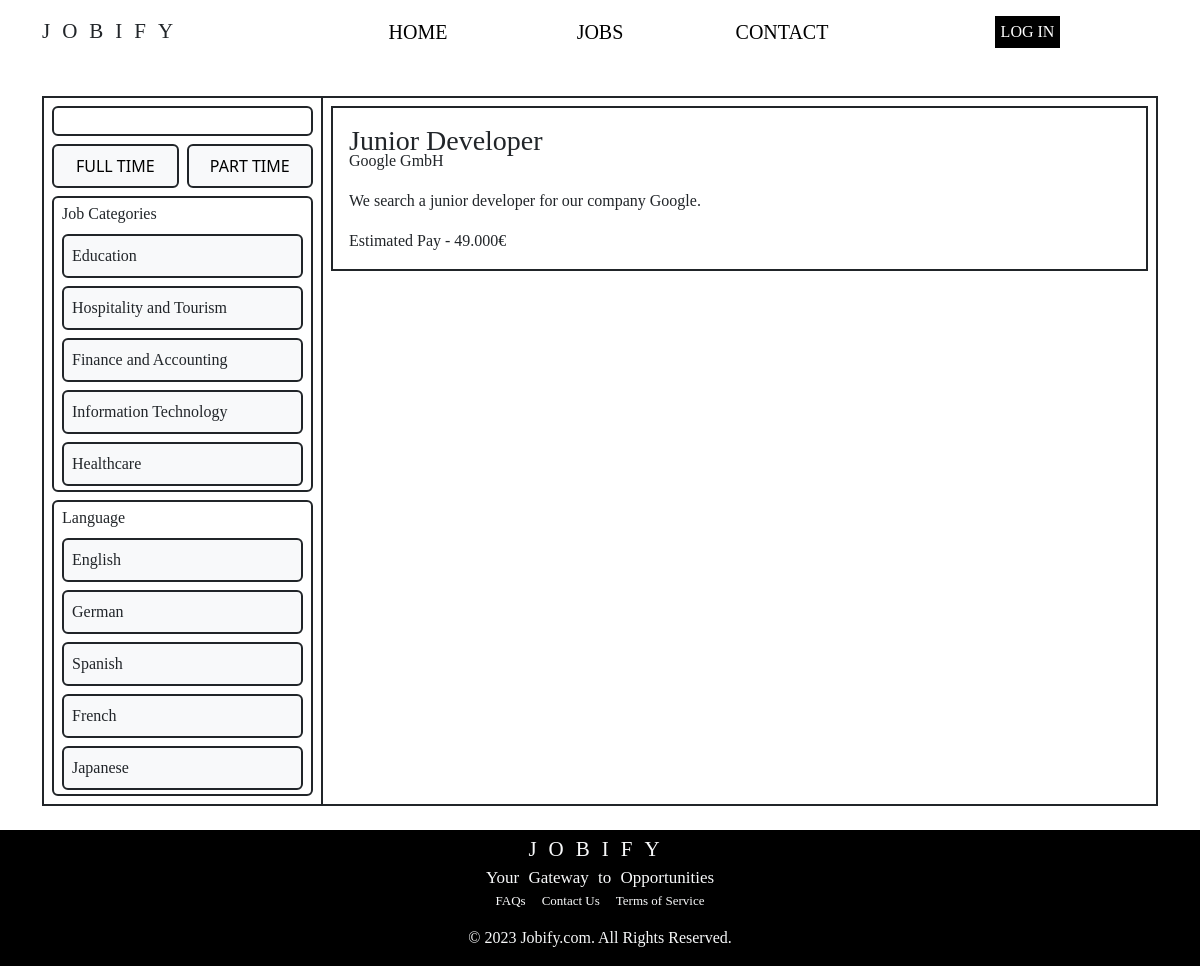
The app's page /jobs, older data.
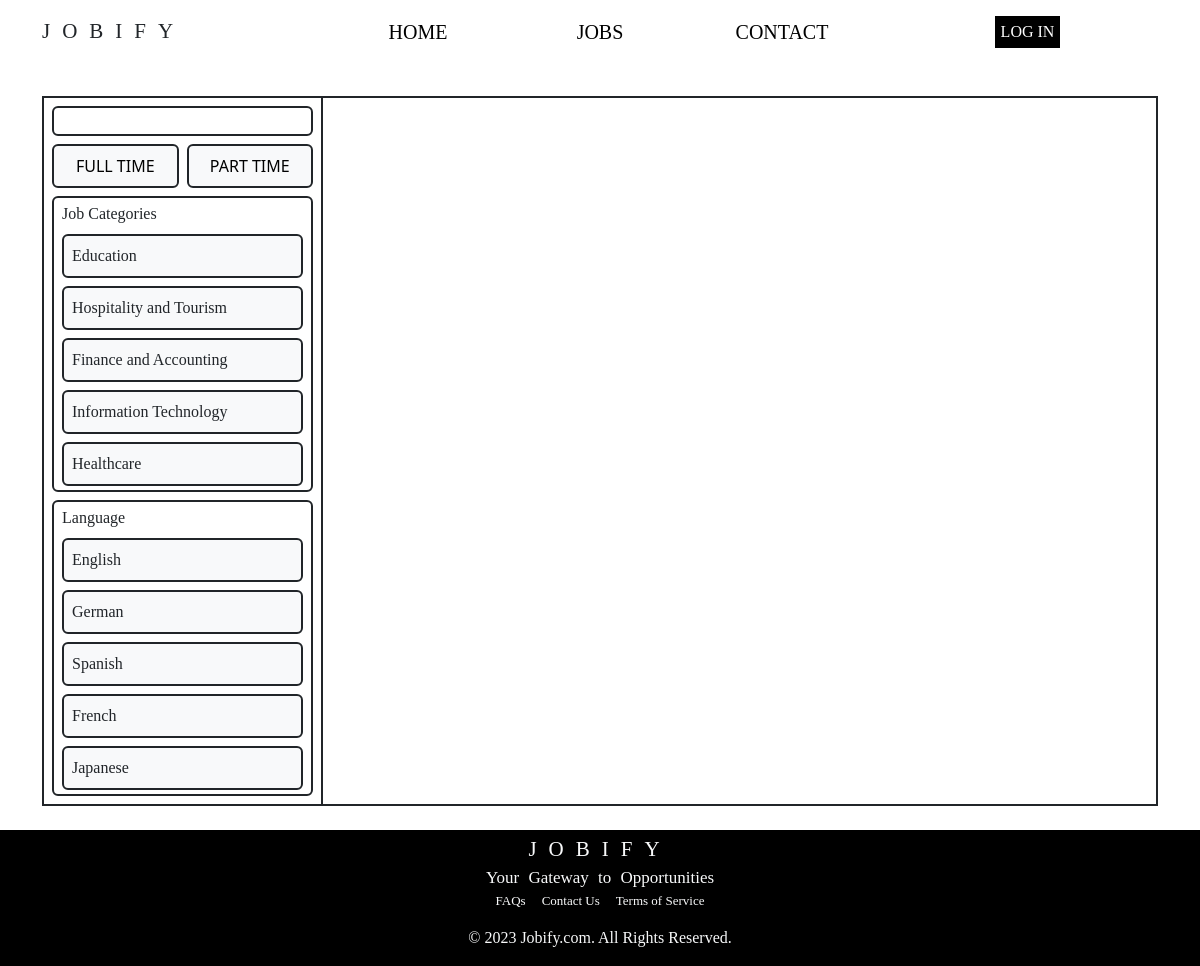
The same page, newer data.
### main/models.py (models this page shows, shortened)
class categories(models.Model):
    id = models.IntegerField(primary_key=True, unique=True),
    name = models.CharField(max_length=64)

class languages(models.Model):
    id = models.IntegerField(primary_key=True, unique=True),
    name = models.CharField(max_length=64)

class job_offers(models.Model):
    user = models.ForeignKey(User, on_delete=models.CASCADE)
    title = models.CharField(max_length=64)
    id = models.IntegerField(primary_key=True, unique=True),
    category = models.ForeignKey(categories, on_delete=models.CASCADE)
    pay = models.CharField(max_length=64)
    languages = models.ForeignKey(languages, on_delete=models.CASCADE)
    company = models.CharField(max_length=64)
    description = models.CharField(max_length=512)
    post_date = models.DateTimeField(auto_now=True)
    part_time = models.BooleanField(default=False)

### main/views.py (the view)
# urls.py: path("jobs", views.jobs, name="jobs"),
def jobs(request):
    return render(request, "main/jobs.html", {
        "user":request.user,
        "categories":categories.objects.all(),
        "languages":languages.objects.all(),
        "jobs":job_offers.objects.all()
    })

### main/templates/main/jobs.html (shortened to what this page needs)
{% extends 'main/layout.html' %}
{% block body %}
<div class="container d-flex justify-content-center main-block mt-2 mb-4">
    <div class="row w-100">
        <div id="searchWindow" class="col-md-3 col-5 d-flex flex-column align-items-center gap-2 p-2 border border-2 border-dark border-end-0">
            <div class="d-flex w-100">
                <input id="searchInput" class="border border-dark border-2 rounded ps-2 main-font w-100" type="text">
            </div>
            <div id="timeContainer" class="d-flex w-100 gap-2">
                <button id="optionsBtn" value="False" class="p-2 w-100 bg-light border border-dark border-2 rounded">FULL TIME</button>
                <button id="optionsBtn" value="True" class="p-2 w-100 bg-light border border-dark border-2 rounded">PART TIME</button>
            </div>
            {% if categories %}
            <div id="categoryContainer" class="d-flex flex-column gap-2 border border-dark border-2 rounded px-2 py-1 w-100">
                <div class="d-flex">
                    <p class="main-font m-0">Job Categories</p>
                </div>
                {% for category in categories %}
                    <div id="optionsBtn" class="p-2 w-100 bg-light border border-dark border-2 rounded">
                        <p id="selectable_categories" class="main-font m-0">{{ category.name }}</p>
                    </div>
                {% endfor %}
            </div>
            {% endif %}
            {% if languages %}
            <div id="langaugeContainer" class="d-flex flex-column w-100 px-2 py-1 border border-dark border-2 rounded gap-2">
                <div class="d-flex">
                    <p class="main-font m-0">Language</p>
                </div>
                {% for language in languages %}
                    <div id="optionsBtn" class="p-2 w-100 bg-light border border-dark border-2 rounded">
                        <p id="selectable_languages" class="main-font m-0">{{ language.name }}</p>
                    </div>
                {% endfor %}
            </div>
            {% endif %}
        </div>
        <div id="searchEntries" class="col-md-9 col d-flex flex-column border border-2 border-dark p-2 gap-2">
            {% for job in jobs %}
            <a class="text-decoration-none text-dark" href="{% url 'jobPage' job.id %}">
            <div id="jobEntrie" style="height:fit-content;" class="d-flex flex-column border border-2 border-dark p-3">
                <p id="jobTitle" style="margin-bottom: -8px;" class="main-font h3">{{ job.title }}</p>
                <p class="main-font">{{ job.company }}</p>
                <p class="main-font">{{ job.description }}</p>
                <p class="main-font m-0">Estimated Pay - {{ job.pay }}</p>
            </div>
            </a>
            {% endfor %}
        </div>
    </div>
</div>
{% endblock %}

### main/templates/main/layout.html (shortened to what this page needs)
<!DOCTYPE html>
<html lang="en">
<head>
    {% load static %}
    <link href="https://fonts.cdnfonts.com/css/iceland" rel="stylesheet">
    <link href="https://cdn.jsdelivr.net/npm/bootstrap@5.3.1/dist/css/bootstrap.min.css" rel="stylesheet">
    <link rel="stylesheet" type="text/css" href="{% static 'main/styles.css' %}">
</head>
<body>
    <nav>
        <div id="navbar" class="container-fluid container-md py-3">
            <div class="row">
                <div class="col-3 d-flex align-items-center">
                    <a class="text-decoration-none text-dark" href="{% url 'index' %}">
                        <p class="text-center logo m-0">
                            Jobify
                        </p>
                    </a>
                </div>
                <div class="col col-md-6 d-flex justify-content-center align-items-center">
                    <div class="w-100 text-center">
                        <a class="links" href="{% url 'index' %}">HOME</a>
                    </div>
                    <div class="w-100 text-center">
                        <a class="links" href="{% url 'jobs' %}">JOBS</a>
                    </div>
                    <div class="w-100 text-center">
                        <a class="links" href="{% url 'contact' %}">CONTACT</a>
                    </div>
                </div>
                <div class="col col-lg-3 d-flex justify-content-center align-items-center">
                    {% if user.is_authenticated %}
                    <a href="{% url 'logout' %}">
                        <button class="actionBtn">LOG OUT</button>
                    </a>
                    {% else %}
                    <a href="{% url 'login' %}">
                        <button class="actionBtn">LOG IN</button>
                    </a>
                    {% endif %}
                </div>
            </div>
        </div>
    </nav>
    {% block body %}
    {% endblock body %}
    <footer>
        <div class="container">
            <div class="row">
                <div class="col text-center text-light mt-1">
                    <p class="logo m-0">JOBIFY</p>
                    <p class="footer-text m-0">Your Gateway to Opportunities</p>
                    <div class="d-flex justify-content-center items-align-center gap-3 footer-links">
                        <p>FAQs</p>
                        <a class="text-light text-decoration-none"href="{% url 'contact' %}"><p>Contact Us</p></a>
                        <p>Terms of Service</p>
                    </div>
                    <p>© 2023 Jobify.com. All Rights Reserved.</p>
                </div>
            </div>
        </div>
    </footer>
</body>
</html>

### main/static/main/styles.css (style rules this page uses)
body { display: flex; flex-direction: column; height: 100vh; }
.logo { text-align: center; text-transform: uppercase; font-size: 21px; letter-spacing: 12px; font-family: Iceland; }
nav .links { font-family: Iceland; text-decoration: none; color: black; font-size: 20px; }
nav .actionBtn { border: none; background: black; color: white; font-family: Iceland; width: 100%; height: 100%; }
footer { font-family: Iceland; background-color: black; }
.footer-links p { font-size: 13px; }
.footer-text { font-size: 17px; word-spacing: 5px; }
.main-font { font-family: Iceland; }
.main-block { height:100vh; }

Row changes from the older to the newer data that the page shows:
removed job_offers: title "Junior Developer", company "Google GmbH", description "We search a junior developer for our company Google.", pay "49.000€"
